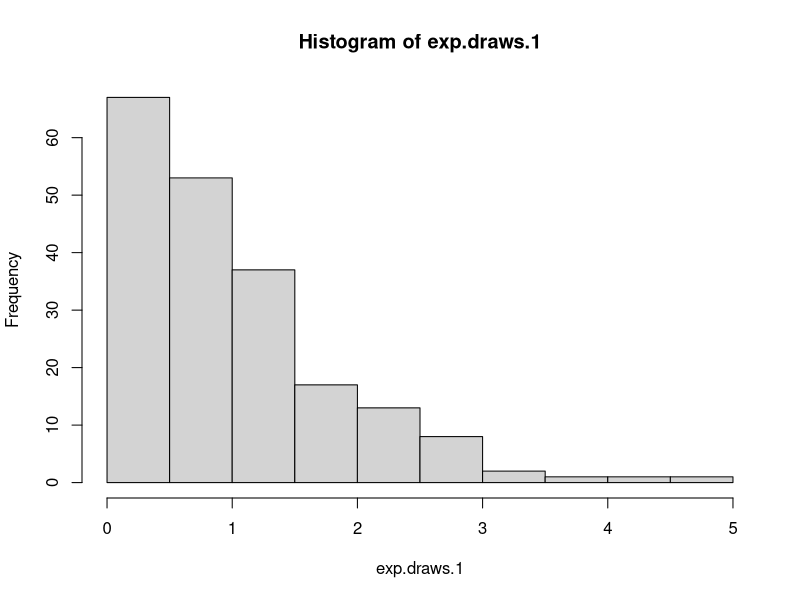
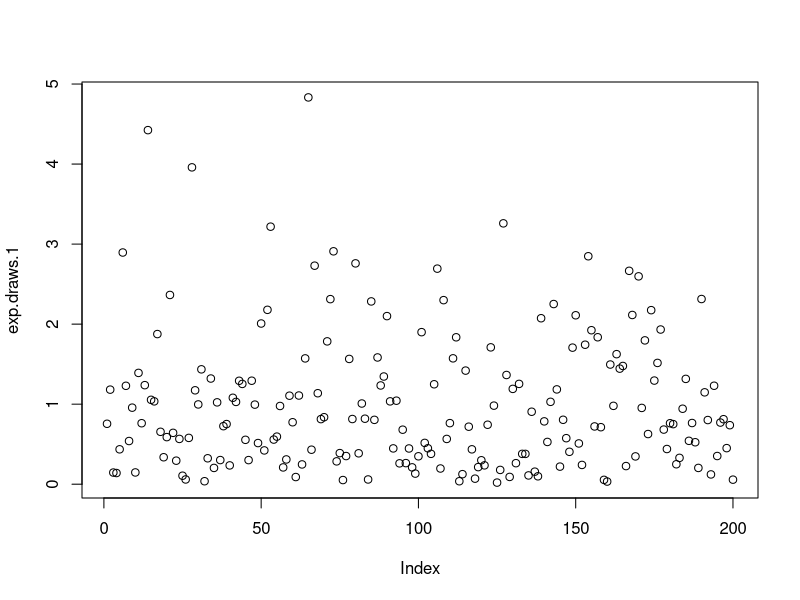
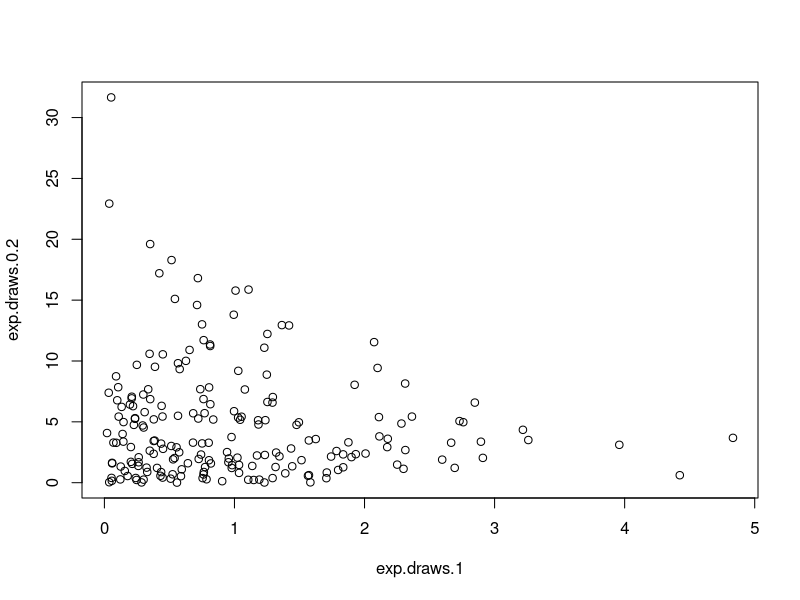
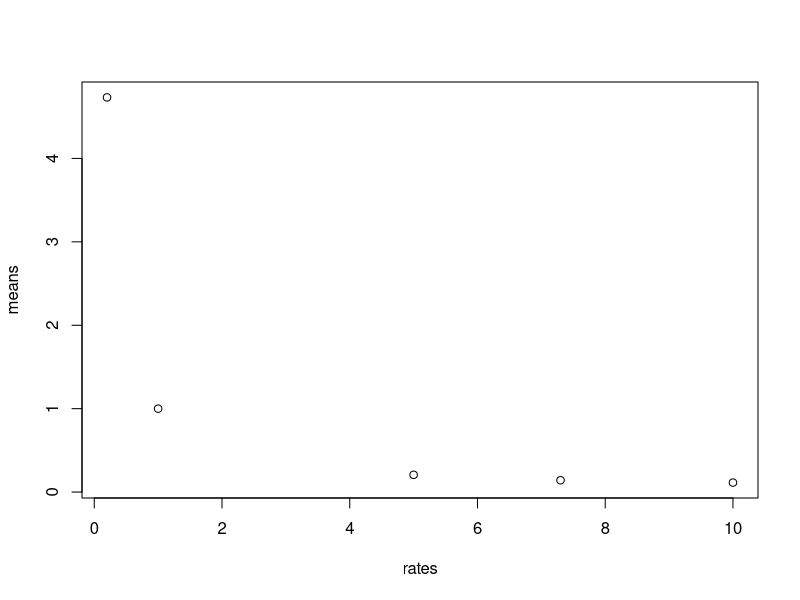
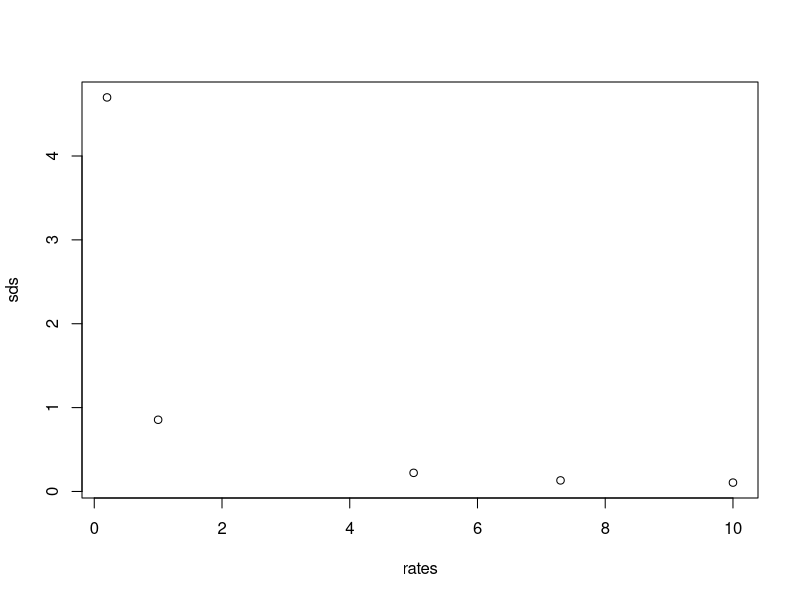
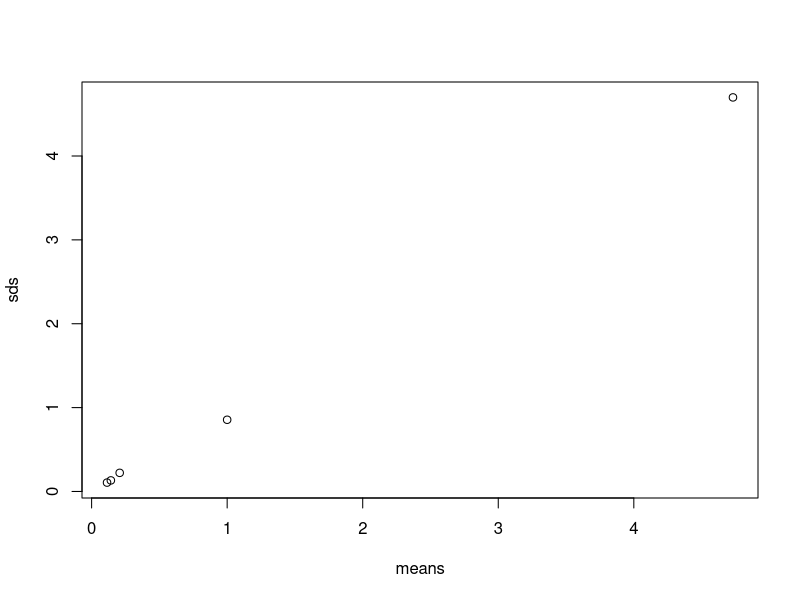
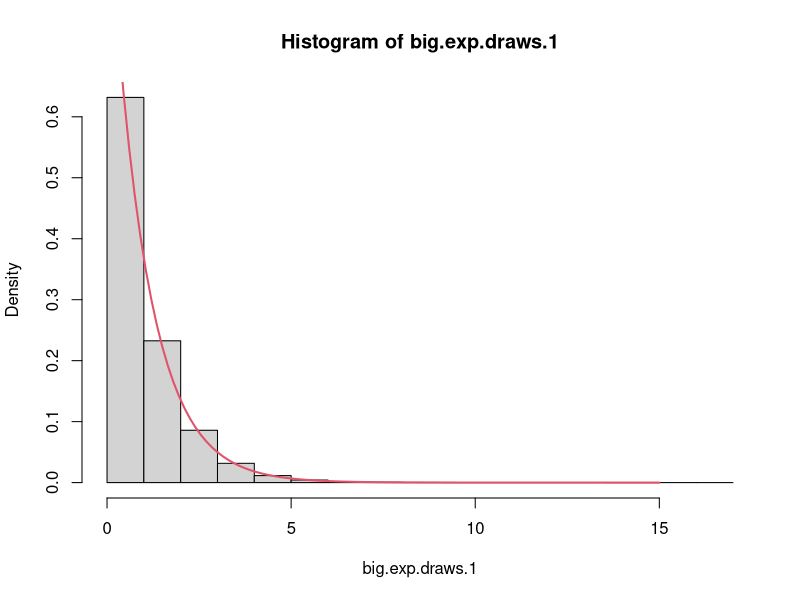
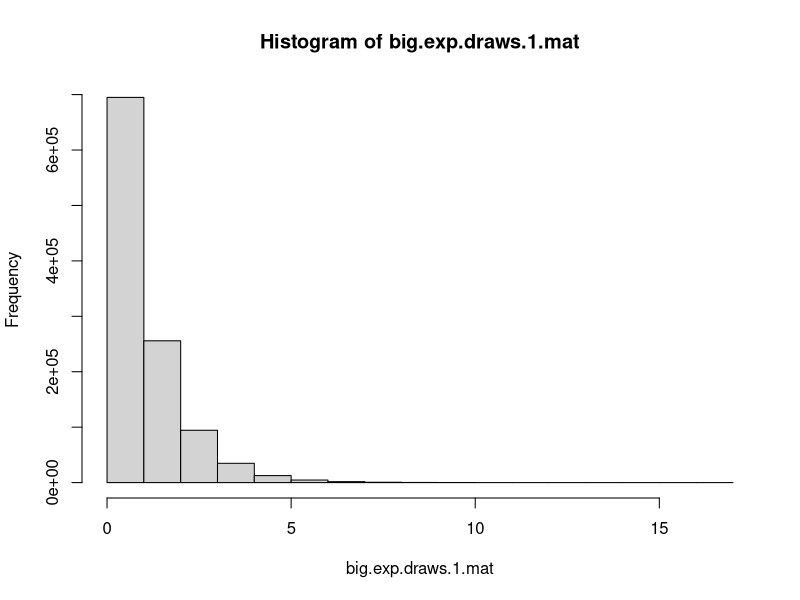

Recreate these plots in R, in order.

set.seed(1)

# Part 1

#1
# Initial goal was to run a loop for all of the rates
# val<- c(1, 0.2, 5, 7.3, 10)
# for (i in val) {
#   exp.draws.i<- rexp(200, i)
#   print(paste("Mean and SD for Lambda", i))
#   print(mean(exp.draws.i))
#   print(sd(exp.draws.i))
# }
#Problem with previous loop is that individual variables are not saved (only `exp.draws.i' is saved).

exp.draws.1<- rexp(200, 1)
mean(exp.draws.1)
sd(exp.draws.1)

#2
exp.draws.0.2<- rexp(200, 0.2)
mean(exp.draws.0.2)
sd(exp.draws.0.2)

exp.draws.5<- rexp(200, 5)
mean(exp.draws.5)
sd(exp.draws.5)

exp.draws.7.3<- rexp(200, 7.3)
mean(exp.draws.7.3)
sd(exp.draws.7.3)

exp.draws.10<- rexp(200, 10)
mean(exp.draws.10)
sd(exp.draws.10)

#3
hist(exp.draws.1)
plot(exp.draws.1)
plot(exp.draws.1, exp.draws.0.2)

#4
rates<- c(1, 0.2, 5, 7.3, 10)
means<- c(mean(exp.draws.1), mean(exp.draws.0.2), mean(exp.draws.5), mean(exp.draws.7.3), mean(exp.draws.10))
sds<- c(sd(exp.draws.1), sd(exp.draws.0.2), sd(exp.draws.5), sd(exp.draws.7.3), sd(exp.draws.10))

plot(rates, means)
plot(rates, sds)
plot(means, sds)
# The three plots are useful to show the main characteristics of the exponential distribution: 
# (i) Its expected value and variance only depend on the inverse of the rate parameter, lambda. Intuitively, this means that as the rate is higher, the event defined by the random variable will be more likely to happen sooner. This can be seen in the first two plots
# (ii) Mean and Standard Deviation are equal. This can be seen in the third plot, where the values for means and standard deviations are exactly the same for each of the values of the rate.

#Part 2

#5

#5.a
big.exp.draws.1<- rexp(1100000, 1)
mean(big.exp.draws.1)
sd(big.exp.draws.1)

#5.b
hist(big.exp.draws.1, prob=T)
curve(dexp(x, rate = 1), from=0, to=15, col = 2, lty = 1, lwd = 2, add=T)
# I plot the histogram and overlay the exponential distribution with rate 1. We see that both distributions closely match each other: as n grows larger we sould approximate the exact distribution of the function.

#5.c
greater.than.1<-big.exp.draws.1>1
matrix <- data.frame(big.exp.draws.1,greater.than.1)
mean(matrix$big.exp.draws.1[matrix$greater.than.1==T])

#5.d
big.exp.draws.1.mat <- matrix(big.exp.draws.1, nrow=1100, ncol=1000)
big.exp.draws.1.hist<-hist(big.exp.draws.1.mat)
# The histogram's properties are saved to an object named `big.exp.draws.1.hist`

#5.e
mean(big.exp.draws.1.mat[,371])

#5.f
big.exp.draws.1.colmeans<-colMeans(big.exp.draws.1.mat)
hist(big.exp.draws.1.colmeans)
# We can think of each column as a different draw of 1100 values of the random variable. This histogram shows the distribution of the means for each of these draws. The mean is centered around 1, as we would expect since we are working with an exponential distrivution with parameter 1.
